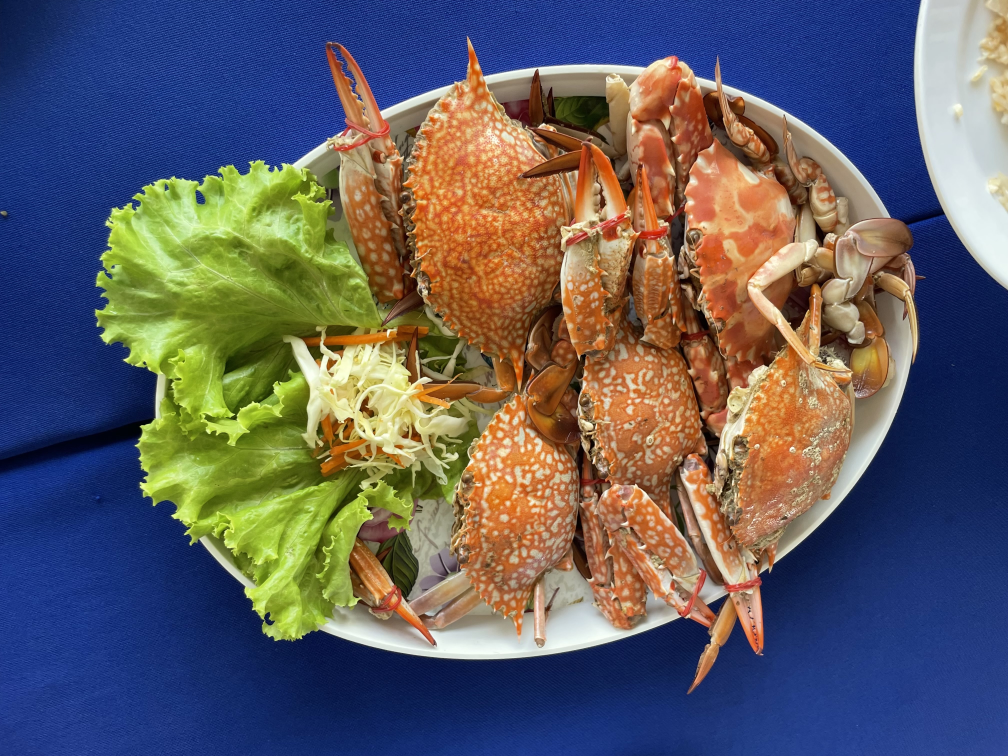
#> input picture dataset/image/1.png, 4032 x 3024 px (shown at 1/4 size); its folder holds 4 pictures in this run
$ python create_demo_visualization.py
#> lines starting #> are read from the running program, lines starting #| are printed output that depends on the picture; after the words box and inside, x2 and y2 are one past the last pixel; in counts of white or black regions, pixels touching at a corner belong together
#!/usr/bin/env python
"""Simple Instance Segmentation Visualization Creates thumbnail visualizations with bounding boxes and segmentation
masks overlay.
"""

import random
from pathlib import Path

import cv2
import matplotlib.patches as patches
import matplotlib.pyplot as plt
import numpy as np
import yaml


def load_class_names(data_file):
    """Load class names from dataset yaml file."""
    with open(data_file) as f:
        data = yaml.safe_load(f)
    return data["names"]


def generate_colors(num_classes):
    """Generate distinct colors for each class."""
#> called with num_classes = 9
    colors = []
    for i in range(num_classes):
        hue = i / num_classes
        rgb = plt.cm.hsv(hue)[:3]
        colors.append([int(c * 255) for c in rgb])
    return colors


def create_demo_visualization():
    """Create demo visualization with sample images and fake predictions."""
    # Load class names
    class_names = load_class_names("food_dataset.yaml")
    colors = generate_colors(len(class_names))

    # Get some sample images
    image_dir = Path("dataset/image")
    image_files = list(image_dir.glob("*.png"))[:4]  # Get first 4 images

    if len(image_files) < 4:
        image_files = list(image_dir.glob("*.jpg"))[:4]

    # Create figure
    fig, axes = plt.subplots(2, 2, figsize=(20, 16))
    fig.suptitle("Instance Segmentation Demo - Food Dataset", fontsize=16, fontweight="bold")

    axes = axes.flatten()

    for idx, img_path in enumerate(image_files[:4]):
        # Load image
        img = cv2.imread(str(img_path))
#> img is the input picture: shape (3024, 4032, 3); mean B, G, R 98.2, 93.3, 96.5
        if img is None:
            continue

        img_rgb = cv2.cvtColor(img, cv2.COLOR_BGR2RGB)
        h, w = img.shape[:2]

        # Create demo predictions (random for visualization)
        num_objects = random.randint(2, 5)

        # Create overlay image
        overlay = img_rgb.copy()

        for obj_idx in range(num_objects):
            # Random bounding box
            x1 = random.randint(0, w // 2)
            y1 = random.randint(0, h // 2)
            x2 = random.randint(x1 + 50, min(x1 + 200, w))
            y2 = random.randint(y1 + 50, min(y1 + 200, h))

            # Random class
            class_idx = random.randint(0, len(class_names) - 1)
            class_name = class_names[class_idx]
            color = colors[class_idx]

            # Draw bounding box
            cv2.rectangle(overlay, (x1, y1), (x2, y2), color, 3)

            # Create fake segmentation mask
            mask = np.zeros((h, w), dtype=np.uint8)
            # Create elliptical mask within bounding box
            center_x = (x1 + x2) // 2
            center_y = (y1 + y2) // 2
            axis_a = (x2 - x1) // 3
            axis_b = (y2 - y1) // 3
            cv2.ellipse(mask, (center_x, center_y), (axis_a, axis_b), 0, 0, 360, 255, -1)

            # Apply mask with transparency
            mask_colored = np.zeros_like(img_rgb)
            mask_colored[mask > 0] = color
            overlay = cv2.addWeighted(overlay, 0.7, mask_colored, 0.3, 0)

            # Add label
            conf = random.uniform(0.7, 0.95)
            label = f"{class_name} {conf:.2f}"
            (label_w, label_h), _ = cv2.getTextSize(label, cv2.FONT_HERSHEY_SIMPLEX, 0.7, 2)
            cv2.rectangle(overlay, (x1, y1 - label_h - 10), (x1 + label_w, y1), color, -1)
            cv2.putText(overlay, label, (x1, y1 - 5), cv2.FONT_HERSHEY_SIMPLEX, 0.7, (255, 255, 255), 2)
#> this loop made 5 passes
#> pass 1, in create_demo_visualization, `overlay = cv2.addWeighted(overlay, 0.7, mask_colored, 0.3, 0)`:
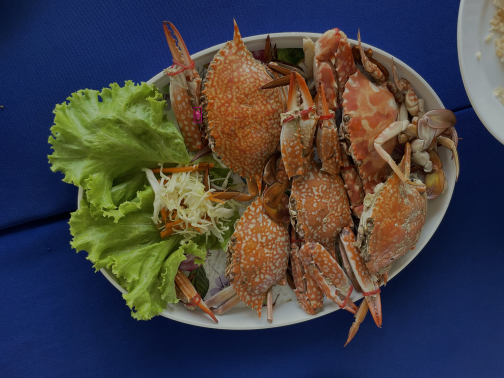
#> overlay: shape (3024, 4032, 3) (shown at 1/8 size); mean R, G, B 67.5, 65.3, 68.8
#> pass 2, in create_demo_visualization, `overlay = cv2.addWeighted(overlay, 0.7, mask_colored, 0.3, 0)`:
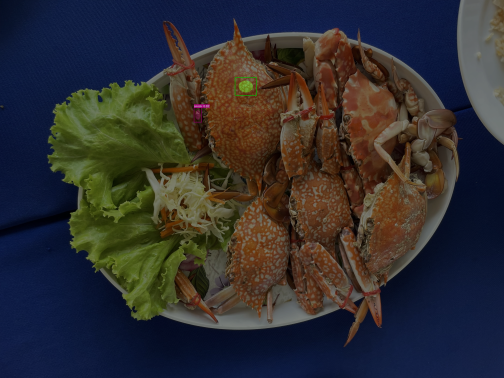
#> overlay: shape (3024, 4032, 3) (shown at 1/8 size); mean R, G, B 47.3, 45.8, 48.2
#> pass 3, in create_demo_visualization, `overlay = cv2.addWeighted(overlay, 0.7, mask_colored, 0.3, 0)`:
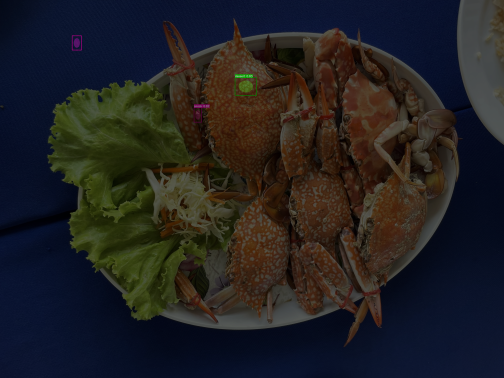
#> overlay: shape (3024, 4032, 3) (shown at 1/8 size); mean R, G, B 33.1, 32.1, 33.7
#> after the loop:
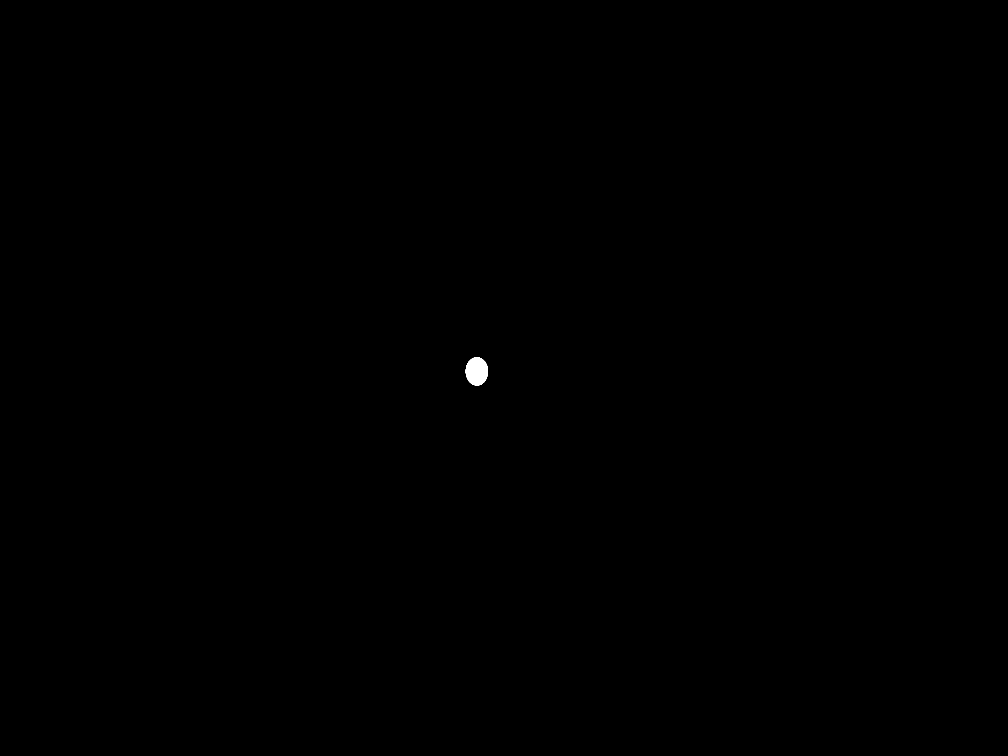
#> mask: shape (3024, 4032) (shown at 1/4 size); 0.06% white; 1 white region, box (x1, y1, x2, y2) and area: (1863, 1429, 1952, 1542) 7891
#> after the loop:
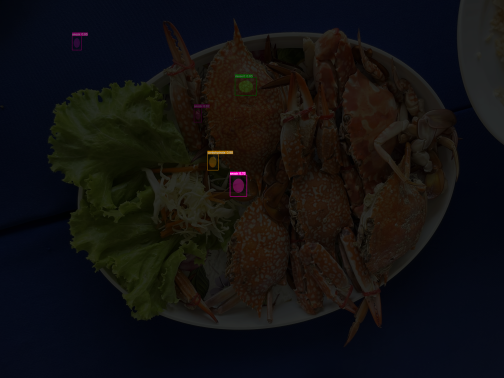
#> overlay: shape (3024, 4032, 3) (shown at 1/8 size); mean R, G, B 16.5, 15.8, 16.7

        # Display
        axes[idx].imshow(overlay)
        axes[idx].set_title(f"Sample {idx + 1}: {img_path.name}")
        axes[idx].axis("off")
#> pass 2 of the loop in create_demo_visualization, `for idx, img_path in enumerate(image_files[:4]):`:
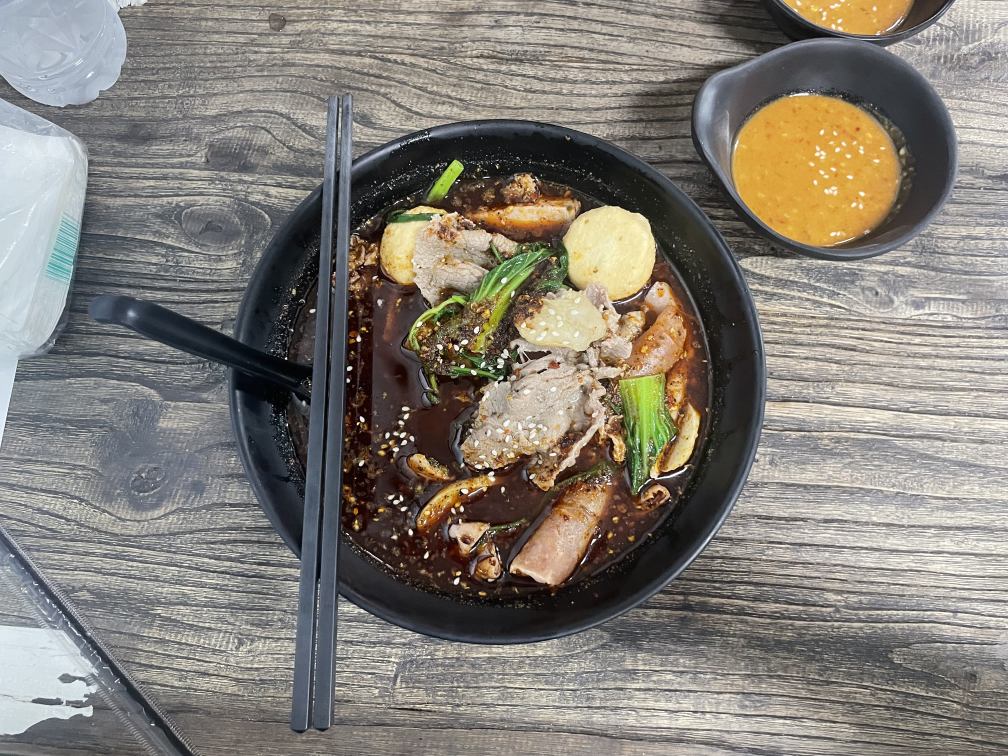
#> input picture dataset/image/10.png, 4032 x 3024 px (shown at 1/4 size)
#> in create_demo_visualization, img is the input picture: shape (3024, 4032, 3); mean B, G, R 118.2, 126.2, 131.4
#> the loop in create_demo_visualization, `for obj_idx in range(num_objects):` made 5 passes
#> label_w on passes 1 to 4: 114, 138, 165, 142
#> after the loop in create_demo_visualization, `for obj_idx in range(num_objects):`:
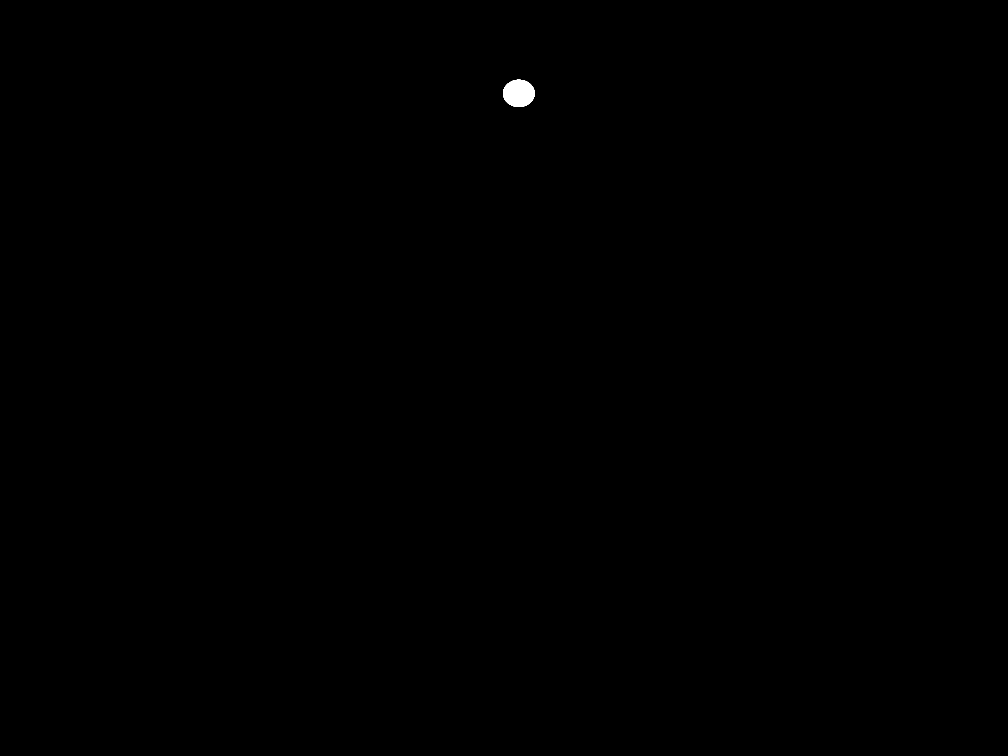
#> mask: shape (3024, 4032) (shown at 1/4 size); 0.09% white; 1 white region, box (x1, y1, x2, y2) and area: (2012, 319, 2139, 428) 10855
#> after the loop in create_demo_visualization, `for obj_idx in range(num_objects):`:
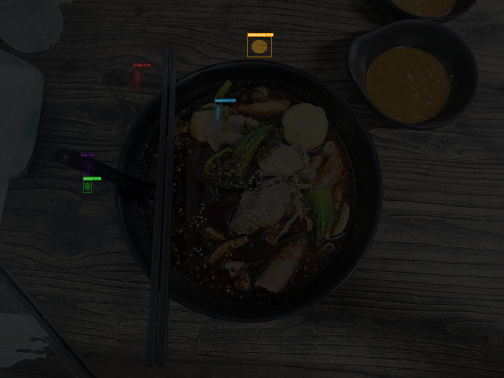
#> overlay: shape (3024, 4032, 3) (shown at 1/8 size); mean R, G, B 22.3, 21.4, 19.9
#> pass 3 of the loop in create_demo_visualization, `for idx, img_path in enumerate(image_files[:4]):`:
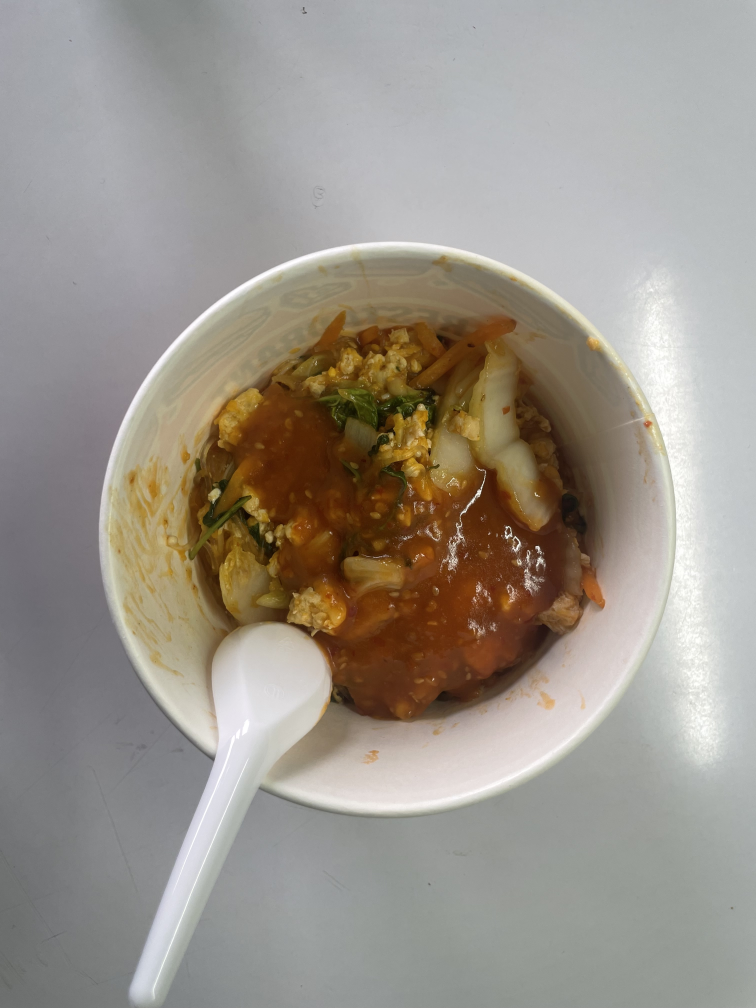
#> input picture dataset/image/11.png, 3024 x 4032 px (shown at 1/4 size)
#> in create_demo_visualization, img is the input picture: shape (4032, 3024, 3); mean B, G, R 139.2, 148.3, 155
#> img_rgb: shape (4032, 3024, 3)
#> the loop in create_demo_visualization, `for obj_idx in range(num_objects):` made 4 passes
#> label_w on passes 1 to 4: 148, 125, 114, 148
#> after the loop in create_demo_visualization, `for obj_idx in range(num_objects):`:
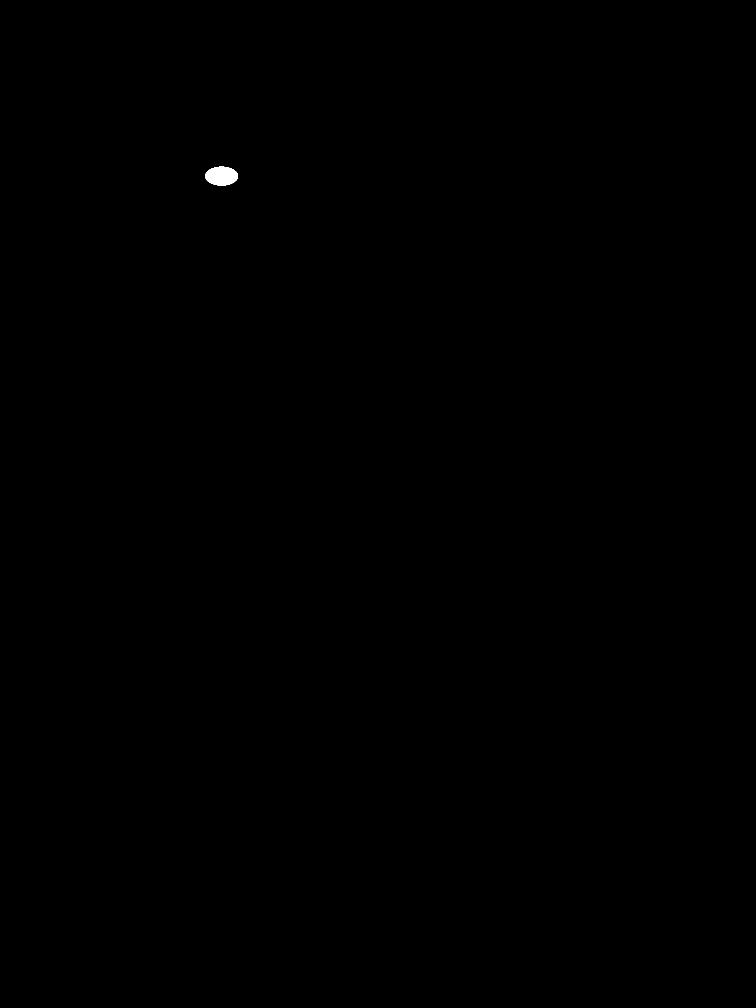
#> mask: shape (4032, 3024) (shown at 1/4 size); 0.06% white; 1 white region, box (x1, y1, x2, y2) and area: (821, 667, 952, 742) 7710
#> after the loop in create_demo_visualization, `for obj_idx in range(num_objects):`:
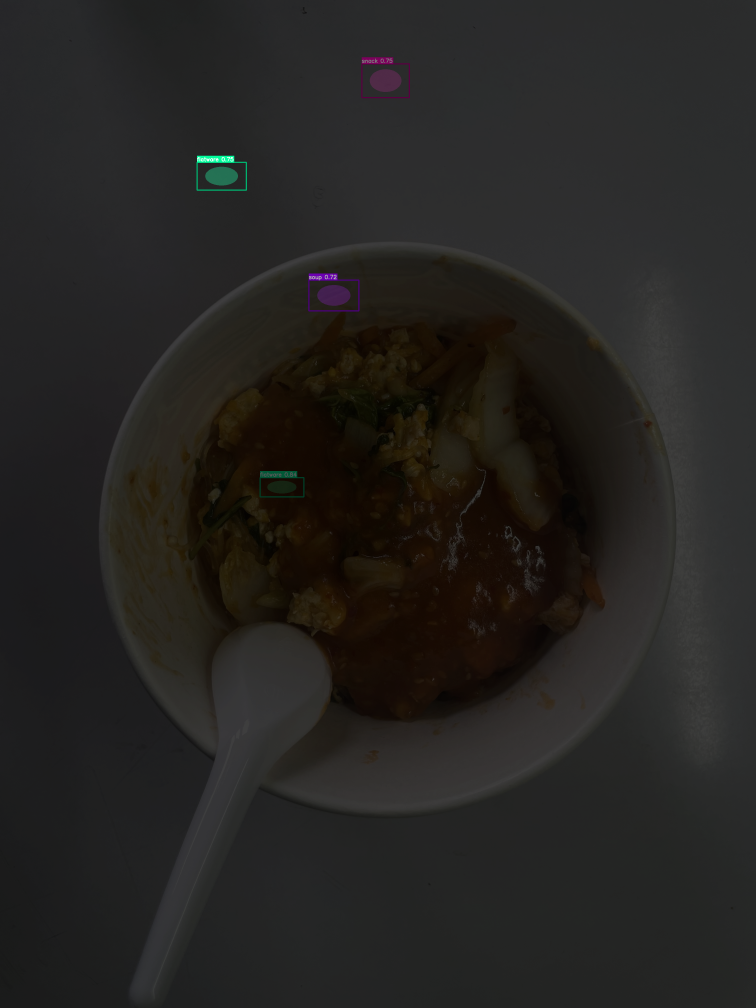
#> overlay: shape (4032, 3024, 3) (shown at 1/4 size); mean R, G, B 37.3, 35.7, 33.7
#> the loop made 4 passes; the first 3 are shown

    # Add legend
    legend_elements = []
#> legend_elements = []
    for i, name in enumerate(class_names.values()):
        color = [c / 255.0 for c in colors[i]]  # Normalize for matplotlib
        legend_elements.append(patches.Patch(color=color, label=name))
#> after the loop, legend_elements = 9 items

    fig.legend(handles=legend_elements, loc="center", bbox_to_anchor=(0.5, 0.02), ncol=len(class_names))

    plt.tight_layout()
    plt.subplots_adjust(bottom=0.1)

    # Save visualization
    output_dir = Path("runs/demo_visualization")
    output_dir.mkdir(parents=True, exist_ok=True)
    output_path = output_dir / "instance_segmentation_demo.png"
    plt.savefig(output_path, dpi=300, bbox_inches="tight")
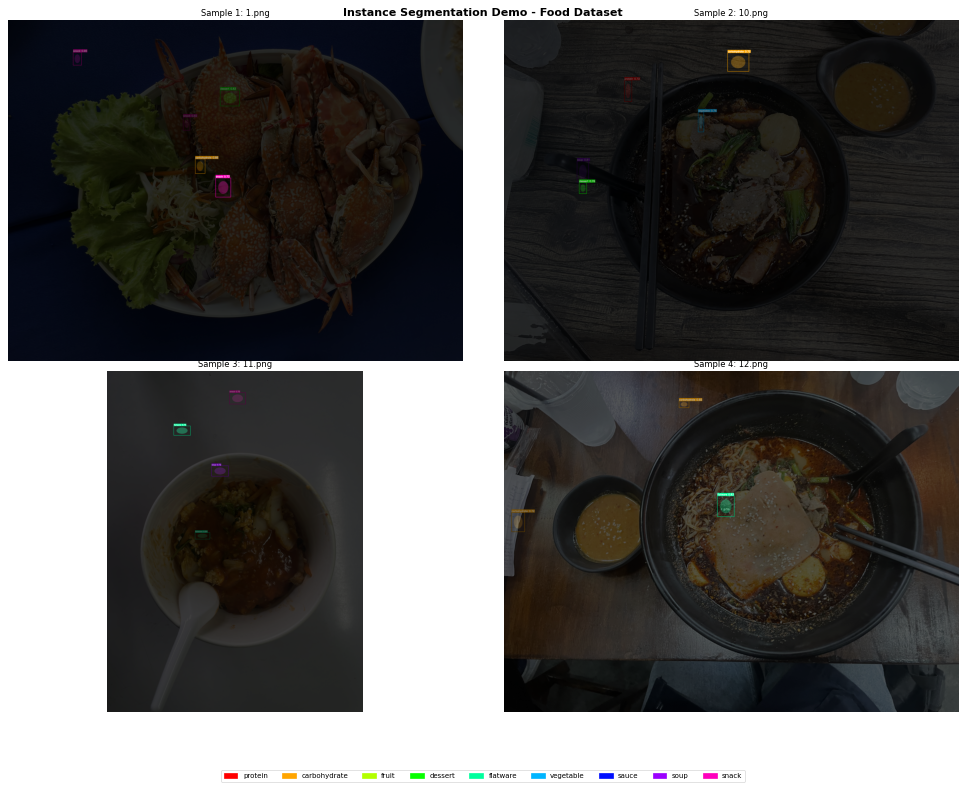
#> figure drawn by matplotlib, 4 panels
    plt.close()

    print(f"Demo visualization saved to: {output_path}")
    return output_path


if __name__ == "__main__":
    create_demo_visualization()
